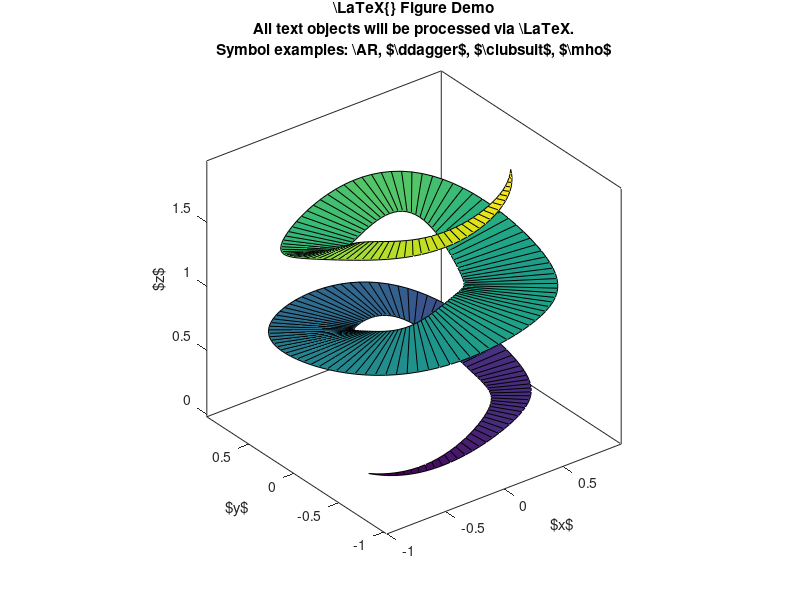

Write MATLAB code to recreate this figure. (Note: this script raises an error after producing the figure.)
clear
clc

%comment added

%create an interesting randomized corkscrew surface:
R1 = 0.35; R2 = 1; N=200; NN=2.33;
theta0 = rand*2*pi;
theta = linspace(theta0,theta0+NN*2*pi,N);
x1 = ((R1+R2)/2-(R2-R1)/2*sin((theta(:)-theta0)/2/NN)).*cos(theta(:));
y1 = ((R1+R2)/2-(R2-R1)/2*sin((theta(:)-theta0)/2/NN)).*sin(theta(:));
x2 = ((R1+R2)/2+(R2-R1)/2*sin((theta(:)-theta0)/2/NN)).*cos(theta(:));
y2 = ((R1+R2)/2+(R2-R1)/2*sin((theta(:)-theta0)/2/NN)).*sin(theta(:));
z = linspace(0,2,N)';
% z = zeros(size(theta(:)));
for i=1:7
    z = z+(rand-.5)/10*sin(i*theta(:)/NN)+(rand-.5)/10*cos(i*theta(:)/NN);
end

figure(1)

% Set the default interpreter to 'none' to avoid warnings from matlab's TeX
% interpreter 
set(1,'DefaultTextInterpreter','none');

set(1,'position',[100 100 560 420])
clf
h = surf([x1 x2],[y1 y2],[z z],[z z]);
xlabel('$x$')
ylabel('$y$')
zlabel('$z$')
title({'\LaTeX{} Figure Demo','All text objects will be processed via \LaTeX.','Symbol examples: \AR, $\ddagger$, $\clubsuit$, $\mho$'})

axis equal
box on
grid off
alpha(.8)
camlight %('headlight')
material shiny
shading interp
view(3)

latex_fig( 1, 'outfile','-pdf','-png','-jpg','-tiff','-eps', ...
           '-nocrop',...
           '-transparent',...
           '-rasterize', h, ...
           '-r150', ...
           '-latexpackages', {'\usepackage{amssymb}','\usepackage{ar}'}, ...
           '-crop', [.17 .05 .63 1.0] )


